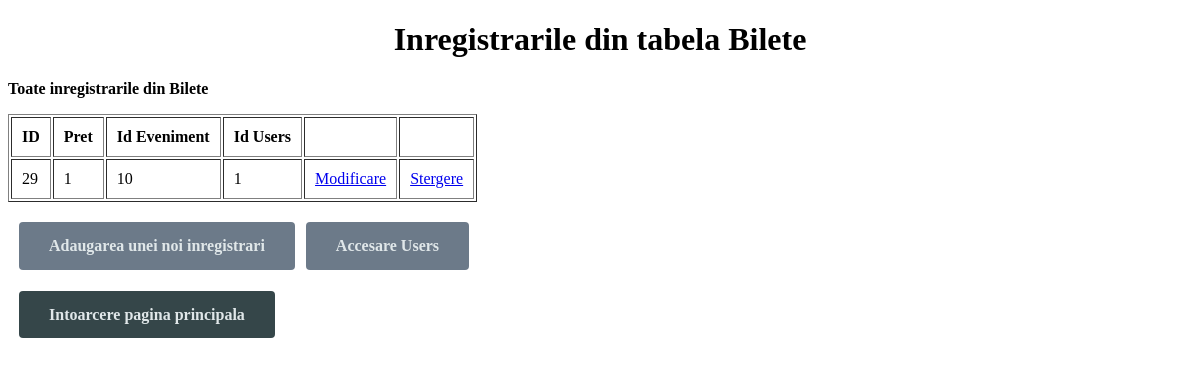
The page /Bilete/vizualizareBilete.php on the database its author committed.
### tables this page shows
CREATE TABLE `bilete` (
  `id` int(11) NOT NULL,
  `cantitate` int(10) NOT NULL,
  `id_eveniment` int(11) NOT NULL,
  `id_users` int(11) NOT NULL
);

### Bilete/vizualizareBilete.php (the view, shortened to what this page needs)
<!DOCTYPE HTML PUBLIC "-//W3C//DTD HTML 4.01//EN" "http://www.w3.org/TR/html4/strict.dtd">
<html>
<head>
</head>
<body>
<h1 style="text-align: center">Inregistrarile din tabela Bilete</h1>
<p><b>Toate inregistrarile din Bilete</b</p>
<?php
include("../conectare.php");
if ($result = $mysqli->query("SELECT * FROM bilete ORDER BY id "))
{
    if ($result->num_rows > 0)
    {
        echo "<table border='1' cellpadding='10'>";
        echo "<tr><th>ID</th><th>Pret</th><th>Id Eveniment</th><th>Id Users</th><th></th><th></th></tr>";
        while ($row = $result->fetch_object())
        {
            echo "<tr>";
            echo "<td>" . $row->id . "</td>";
            echo "<td>" . $row->cantitate . "</td>";
            echo "<td>" . $row->id_eveniment . "</td>";
            echo "<td>" . $row->id_users . "</td>";
            echo "<td><a href='modificareBilete.php?id=" . $row->id . "'>Modificare</a></td>";
            echo "<td><a href='stergereBilete.php?id=" .$row->id . "'>Stergere</a></td>";
            echo "</tr>";
        }
        echo "</table>";
    }
    else
    {
        echo "Nu sunt inregistrari in tabela!";
    }
}
else
{
    echo "Error: " . $mysqli->error();
}
?>
<div>
    <div class="button-adaugare">
        <a href="inserareBilete.php" class="button">Adaugarea unei noi inregistrari</a>
        <a href="../Users/vizualizareUsers.php" class="button"> Accesare Users</a>
    </div>
    <br/>
    <br/>
    <a href="../home.php" class="button-intoarcere">Intoarcere pagina principala</a>
</div>
</body>
</html>

### Bilete/vizualizareBilete.php (style rules this page uses)
.button-adaugare { display: flex; }
.button { margin-top: 20px; padding: 15px 30px 15px 30px; background-color: #6C7A89; color: #E0E7E9; border: none; border-radius: 4px; text-decoration: none; margin-left: 11px; }
.button-intoarcere { margin-top: 20px; padding: 15px 30px 15px 30px; background-color: #354649; color: #E0E7E9; border: none; border-radius: 4px; text-decoration: none; margin-left: 11px; }

### rows shown on the page
bilete: id "29", cantitate "1", id_eveniment "10", id_users "1"
